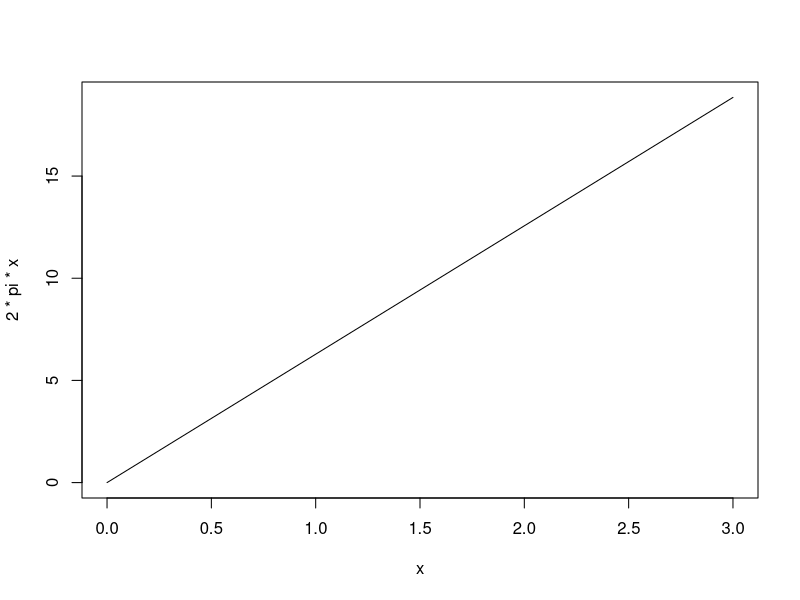
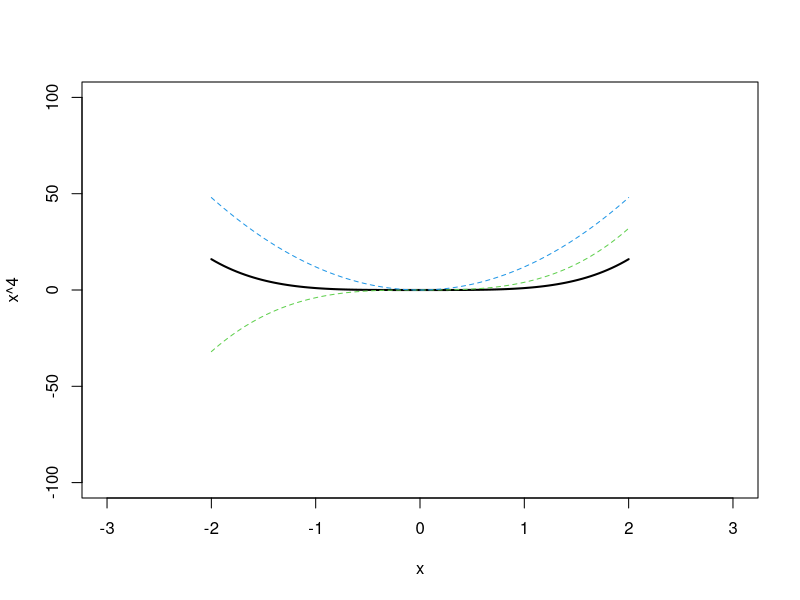

R code for these plots, in order:

# Chapter 1
curve(expr = 2*pi*x, from = 0, to = 3, n = 10)
# Rise over run

# Chapter 2
curve(expr = x^4, from = -2, to = 2, n = 100, lwd = 2, col = "black", xlim = c(-3,3), ylim = c(-100, 100))
curve(expr = 4 * x^3, from = -2, to = 2, n = 100, add = TRUE, col = 3, lty = "dashed")
curve(expr = (3*4) * x^2, from = -2, to = 2, n = 100, add = TRUE, col = 4, lty = "dashed")

# Chapter 3
